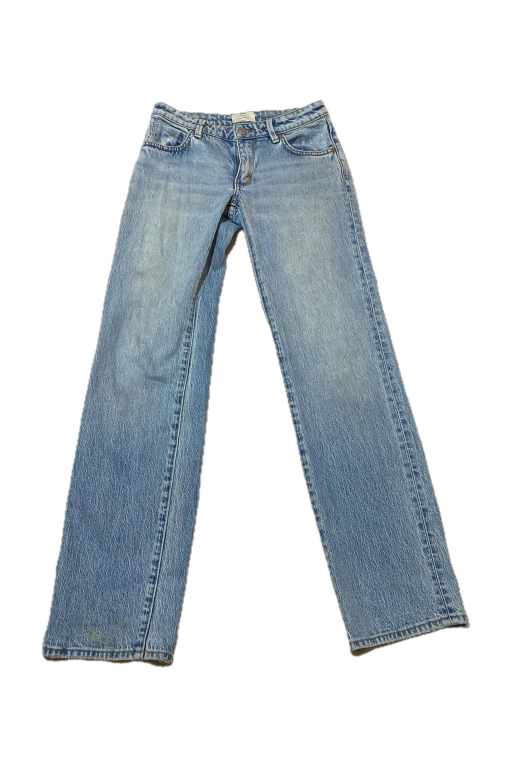
#> input picture macos_generate/macos_10_blue_straight_jeans_20261002_220453.png, 1024 x 1536 px (shown at 1/2 size)
$ python -i use_macos_generate.py   (imports and definitions only)
#> lines starting #> are read from the running program, lines starting #| are printed output that depends on the picture
"""
Local, open-source replacement for use_gpt_generate.py (macOS variant).

Background removal: Apple's Vision framework (VNGenerateForegroundInstanceMaskRequest
- the same subject-lifting tech behind "Lift Subject" in Preview/Photos), via a small
compiled Swift helper (bgremove.swift). Runs on-device, no model download, no API key.
macOS-only: Vision isn't available on Linux/Windows.
Formatting: crop to the garment, center it on a transparent 1024x1536 (3:4-ish)
canvas with even padding, optional mild lighting touch-up.

Sharpening: Real-ESRGAN (realesrgan-ncnn-vulkan, MIT licensed, no API key),
4x super-resolution on the cropped garment before it's placed on the canvas.
Small source photos (most of test_images/) would otherwise look blurry once
stretched up to CANVAS_SIZE.

Install:
    pip install pillow
    # Xcode Command Line Tools (for swiftc) must already be installed.

First run compiles bgremove.swift to macos_generate/bin/bgremove, and downloads
the realesrgan-ncnn-vulkan binary + models (~150 MB, macOS arm64/x64) to
macos_generate/bin/.
"""

import os
import re
import subprocess
import tempfile
import threading
import urllib.request
import zipfile

from PIL import Image, ImageEnhance

# These are always our own photos, never untrusted uploads, and the 4x
# super-res pass legitimately produces large images, so disable PIL's
# decompression-bomb safety cap.
Image.MAX_IMAGE_PIXELS = None

# ---- Settings ---------------------------------------------------------------
PROJECT_ROOT = os.path.join(os.path.dirname(__file__), "..")
TEST_IMAGES_DIR = os.path.join(PROJECT_ROOT, "test_images")

# Paste a space- or newline-separated list of paths (relative to the project
# root, e.g. "test_images/foo.jpg") straight in here.
IMAGE_LIST_RAW = """

"""

IMAGE_EXTENSIONS = (".jpg", ".jpeg", ".png")


def parse_image_list(raw: str) -> list[str]:
    """Split a pasted, space/newline-separated path list, tolerating spaces
    inside filenames by merging tokens until one ends in an image extension.

    Splits on plain ASCII space/tab/newline only (not str.split()'s default,
    which treats any Unicode whitespace as a separator) because macOS
    timestamp-suffixed filenames (e.g. "photo 5.02.43 AM.jpg") contain a
    narrow no-break space before AM/PM that must stay part of the filename.
    """
    paths, buffer = [], []
    for token in re.split(r"[ \t\r\n]+", raw.strip()):
        if not token:
            continue
        buffer.append(token)
        if token.lower().endswith(IMAGE_EXTENSIONS):
            paths.append(os.path.join(PROJECT_ROOT, " ".join(buffer)))
            buffer = []
#> further down, picture is the input picture: PIL image 1024x1536 RGBA; mean R, G, B, A 37.4, 43.8, 48.5, 83.8
    return paths


IMAGE_PATHS = parse_image_list(IMAGE_LIST_RAW)

CANVAS_SIZE = (1024, 1536)  # same as your GPT output
PADDING = 0.08              # fraction of canvas kept empty around the item
ENHANCE = False             # True = slight brightness/contrast lift (changes colors a bit)

BIN_DIR = os.path.join(os.path.dirname(__file__), "bin")

BGREMOVE_SRC = os.path.join(os.path.dirname(__file__), "bgremove.swift")
BGREMOVE_BIN = os.path.join(BIN_DIR, "bgremove")
# CommandLineTools ships several SDK versions side by side; the newest one
# can be ahead of the installed swiftc, which fails to build the default
# SDK. This one is kept in lockstep with swiftc on this machine.
BGREMOVE_SDK_FALLBACK = "/Library/Developer/CommandLineTools/SDKs/MacOSX26.5.sdk"

ENABLE_SUPER_RES = True
REALESRGAN_BIN = os.path.join(BIN_DIR, "realesrgan-ncnn-vulkan")
REALESRGAN_URL = "https://github.com/xinntao/Real-ESRGAN/releases/download/v0.2.5.0/realesrgan-ncnn-vulkan-20220424-macos.zip"

# Only super-res photos that are smaller than the box the garment needs to
# fill on the canvas; upscaling something already sharp is where the GAN
# starts hallucinating fake detail instead of helping.
_SUPER_RES_TARGET_W = int(CANVAS_SIZE[0] * (1 - 2 * PADDING))
_SUPER_RES_TARGET_H = int(CANVAS_SIZE[1] * (1 - 2 * PADDING))
# -----------------------------------------------------------------------------


# [57 lines left out: functions needs_super_res, ensure_bgremove, cut_out, crop_to_content, ensure_realesrgan, not called in this run]


_gpu_lock = threading.Lock()   # several uploads at once: only one upscale uses the GPU at a time


# [29 lines left out: functions super_resolve, place_on_canvas, not called in this run]


def light_touch_up(img: Image.Image) -> Image.Image:
    """Gentle catalog-style lift on RGB only; alpha untouched."""
    rgb, alpha = img.convert("RGB"), img.getchannel("A")
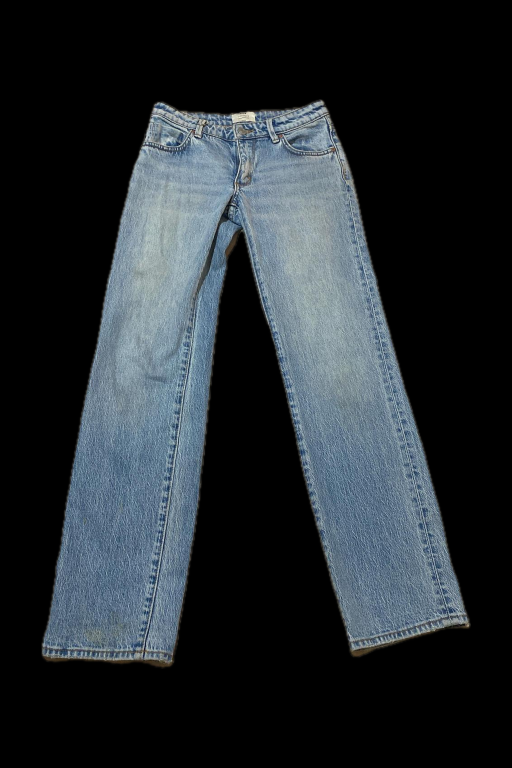
#> rgb: PIL image 1024x1536 RGB (shown at 1/2 size); mean R, G, B 37.4, 43.8, 48.5
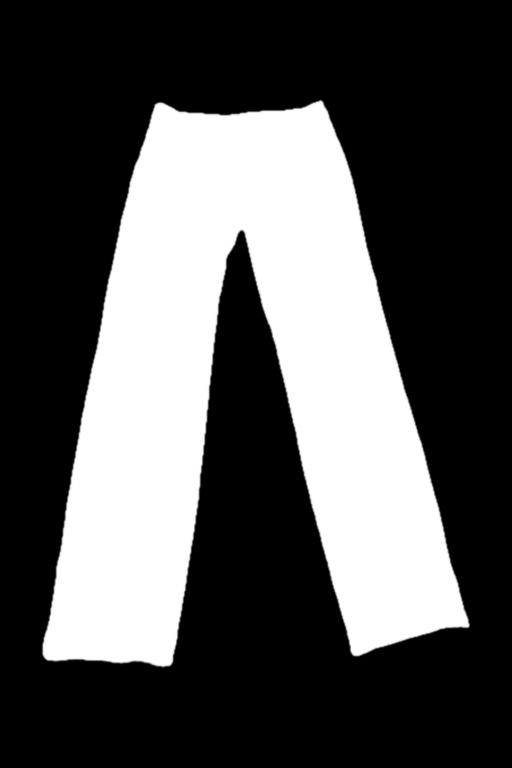
#> alpha: PIL image 1024x1536 L (shown at 1/2 size); min 0, max 255, mean 83.8
    rgb = ImageEnhance.Brightness(rgb).enhance(1.05)
    rgb = ImageEnhance.Contrast(rgb).enhance(1.05)
    out = rgb.convert("RGBA")
    out.putalpha(alpha)
    return out


_tools_lock = threading.Lock()


# [57 lines left out: functions prepare_tools, make_cutout, process_one, main, not called in this run]


# [2 lines not run here, left out]

>>> from PIL import Image
>>> picture = Image.open('macos_10_blue_straight_jeans_20261002_220453.png')
>>> result = light_touch_up(picture)
